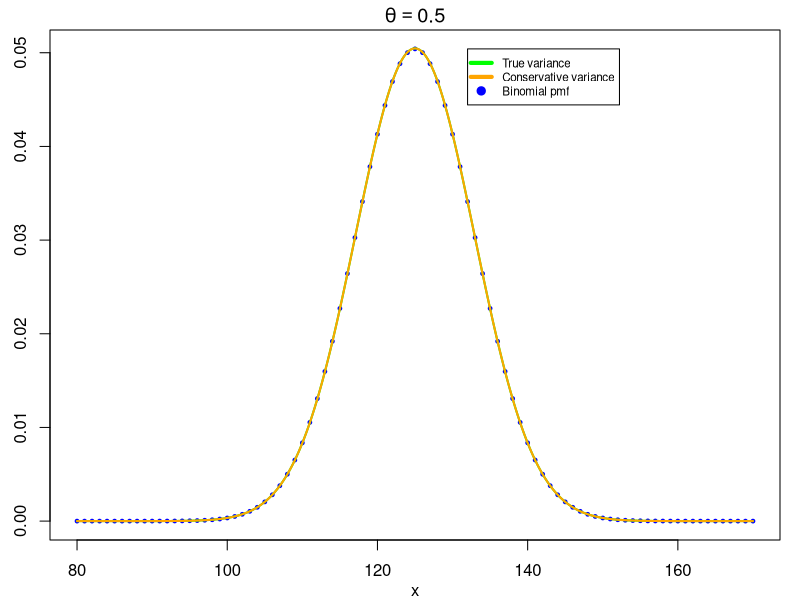
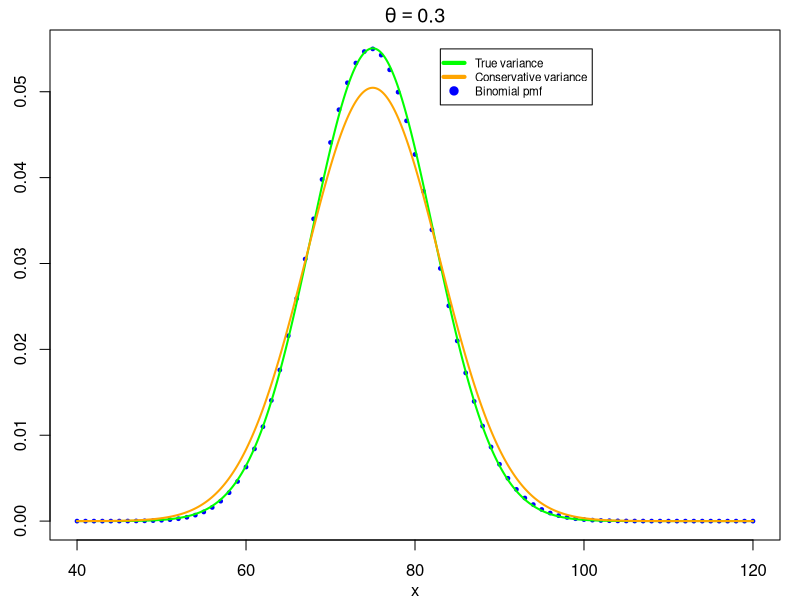
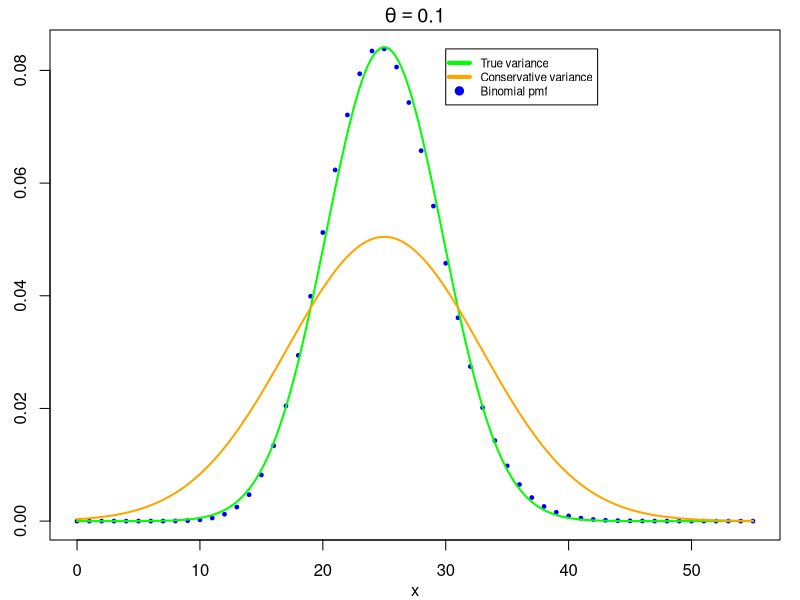

These charts were generated, in order, by the following R code:
#---------------------------------------------------------
# File:   MIT18_05S22_ps11_sol.r
# Author: Jeremy Orloff
# Calculations for Pset 11
#
# MIT OpenCourseWare: https://ocw.mit.edu
# 18.05 Introduction to Probability and Statistics
# Spring 2022
# For information about citing these materials or our Terms of Use, visit:
# https://ocw.mit.edu/terms}.
#
#---------------------------------------------------------

# Flags ----
do_problem_1 = T
do_problem_2 = T
do_problem_3 = T

#-----------
print_div_line = function(msg) {
  cat("\n-----------------------\n", msg, '\n')
}

#-----------
if (do_problem_1) {
  cat('----- Problem 1 ----\n')
  cat('-- 1(a)--\n')
  n = 20
  xbar = 69.55
  s2 = 14.26
  conf = 0.90
  
  s = sqrt(s2)
  alpha = 1 - conf
  df = n-1
  t_alpha_2 = qt(1-alpha/2, df)
  rad = t_alpha_2*s/sqrt(n)
  critical_value_left = xbar - rad
  critical_value_right = xbar + rad
  
  cat("1(a):", conf, "Conf. int = ", xbar, "plus/minus", rad, "= [", critical_value_left, ",", critical_value_right, "]", '\n')
  cat("t_alpha/2 =", t_alpha_2, '\n')

  cat('-- 1(b)--\n')
  n = 20
  xbar = 69.55
  sigma = 3.77
  conf = 0.90
  
  alpha = 1 - conf
  z_alpha_2 = qnorm(1-alpha/2, 0, 1)
  rad = z_alpha_2*sigma/sqrt(n)
  critical_value_left = xbar - rad
  critical_value_right = xbar + rad
  
  cat("1(b):", conf, "Conf. int = ", xbar, "plus/minus", rad, "= [", critical_value_left, ",", critical_value_right, "]", '\n')
  cat("z_alpha/2 =", z_alpha_2, '\n')

  cat('-- 1(c)--\n')
  n = (2*z_alpha_2*sigma)^2
  cat("1(c): n to make width 1 (rad=1/2) is", n, '\n')
  
}

#-----------
if (do_problem_2) {
  cat('\n----- Problem 2 ----\n')
  n = 9
  y2 = 1.5
  conf = 0.95
  
  alpha = 1-conf
  c_alpha_2 = qbeta(1-alpha/2, 2, n-1)
  c_one_minus_alpha_2 = qbeta(alpha/2, 2, n-1)
  CI = c(y2/c_alpha_2, y2/c_one_minus_alpha_2)
  cat('n =', n, ', y_2 =', y2, '\n')
  cat('c_alpha_2 =', c_alpha_2, ', c_one_minus_alpha_2 =', c_one_minus_alpha_2, '\n')
  cat(conf, "Conf. int = [", CI[1], ",", CI[2], "]", '\n')
}  

#--------
if (do_problem_3) {
  # 3a
  plot_pmf_as_histogram = FALSE
  print_div_line('Pset 11 problem 3a -- see figures')

  iii = c('i','ii','iii')
  lwd = 2
  
  theta_vals = c(0.5, 0.3, 0.1)
  lower_bnds = c(80, 40, 0)  # we don't plot the entire range
  upper_bnds = c(170, 120, 55)
  legend_left = c(132,83,30)
  for (j in 1:3) {
    # move x-axis label closer to axis
    opar = par(mar=c(3,2.5,1.5,1), mgp=c(2,1,0)) 
    theta = theta_vals[j]
    n = 250
    m = 250*theta #mean
    v = 250*theta*(1-theta) #variance
    # (i) plot binomial
    x1 = lower_bnds[j]: upper_bnds[j]
    y1 = dbinom(x1, n, theta)
    
    if (plot_pmf_as_histogram) {
      # Use the polygon function to plot the pmf as a histogram with bin
      # width 1 and breaks on the 1/2 integers. So heights = values of dbinom
      polyx = 1:(4*length(x1)) # values don't matter, just establishing length
      polyy = 0*polyx
      for (k in 1:length(x1)) {
        # set the values so the polygon function draws a histogram with width 1, breaks on the 1/2 integers and heights at the integres given by dbinom
        polyx[4*k-3] = x1[k]-1/2
        polyx[4*k-2] = x1[k]-1/2
        polyx[4*k-1] = x1[k]+1/2
        polyx[4*k] =   x1[k]+1/2
        polyy[4*k-3] = 0
        polyy[4*k-2] = y1[k]
        polyy[4*k-1] = y1[k]
        polyy[4*k] = 0
      }
    }
    plot(x1,y1, pch=19, cex=.5, col='blue', ylab='', xlab='x')
    if (plot_pmf_as_histogram) {
      polygon(polyx, polyy)
    }
    title(bquote(theta == .(theta)))
    # (ii) plot normal with same mean and variance
    x2 = seq(lower_bnds[j], upper_bnds[j], 0.1)
    y2 = dnorm(x2, m, sqrt(v))
    lines(x2, y2, col='green', lwd=lwd)
    # (iii) plot normal with same mean and variance n/4
    y3 = dnorm(x2, m, sqrt(n/4))
    lines(x2, y3, col='orange', lwd=lwd)
    leg = c('True variance', 'Conservative variance', 'Binomial pmf')
    legend(legend_left[j], max(y1), leg, col=c('green','orange', 'blue'), lty=c(1,1,NA), pch=c(NA,NA,19), lwd=4,cex=.7)
  }
  par(opar)
  
  #3b
  print_div_line('Problem 3b')
  n = 250
  x = 140
  xbar = x/n
  sigma = 1/2
  conf = 0.8
  
  alpha = 1-conf
  crit_vals = qnorm(c(alpha/2, 1-alpha/2), 0, 1)
  ci = xbar + crit_vals*sigma/sqrt(n)
  cat(conf, "confidence interval", ci, "\n")
  
  crit_vals = c(-2, 2) # rule-of-thumb 95% interval
  ci = xbar + crit_vals*sigma/sqrt(n)
  
  cat("0.95 rule of thumb confidence interval",ci, "\n")
  crit_vals = qnorm(c(0.025, 0.975), 0, 1) # 95% crit values
  ci = xbar + crit_vals*sigma/sqrt(n)
  crit_vals = qnorm(c(0.025, 0.975), 0, 1) # 95% crit values
  cat("0.95 computed CI",ci, "\n")
  
  #3c Posterior for theta is beta(141,111)
  print_div_line('Problem 3c')
  a = 141
  b = 111
  prob_int = qbeta(c(0.1, 0.9), a, b)
  cat("prob. interval", prob_int, '\n')
}

